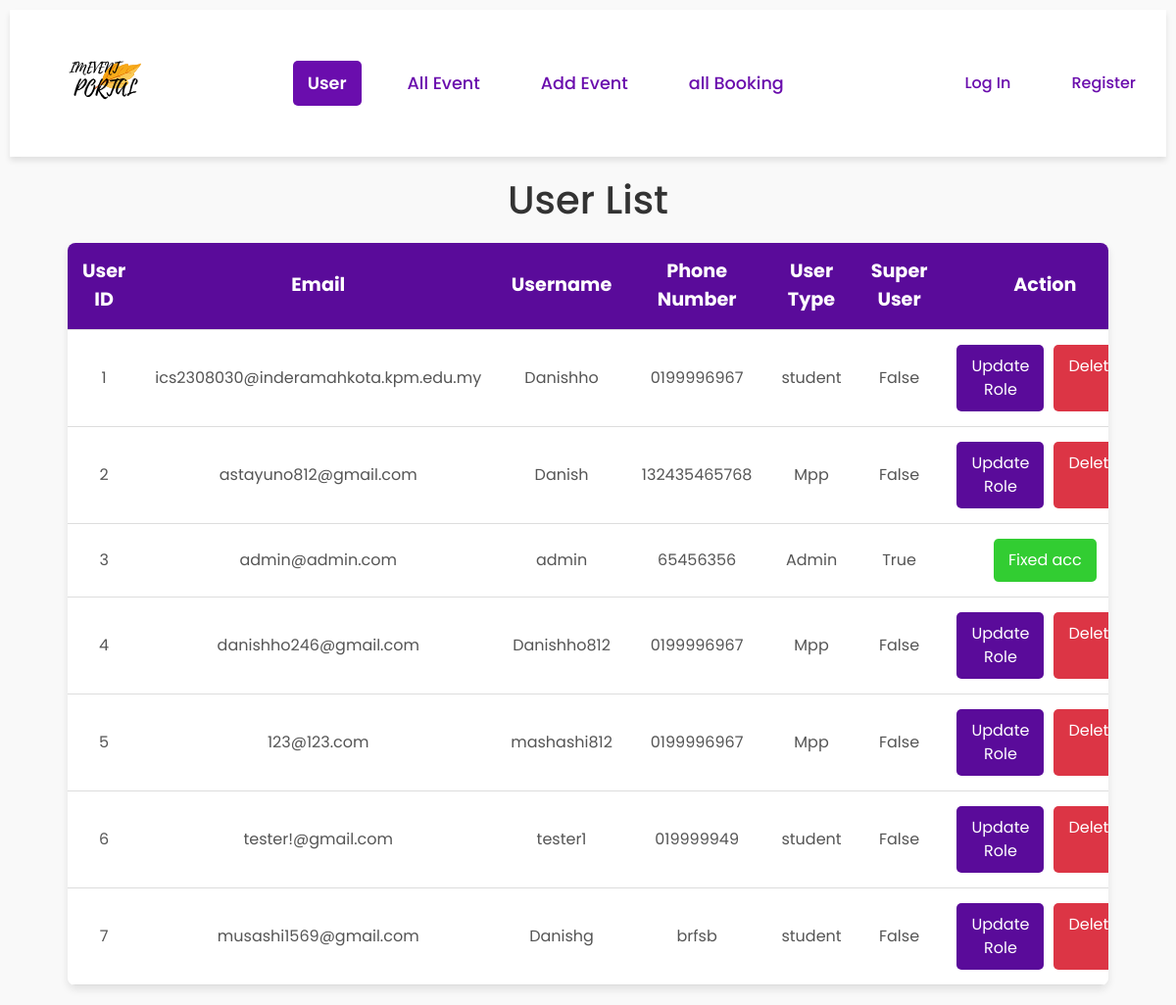
The app's page /adminpage/, older data.
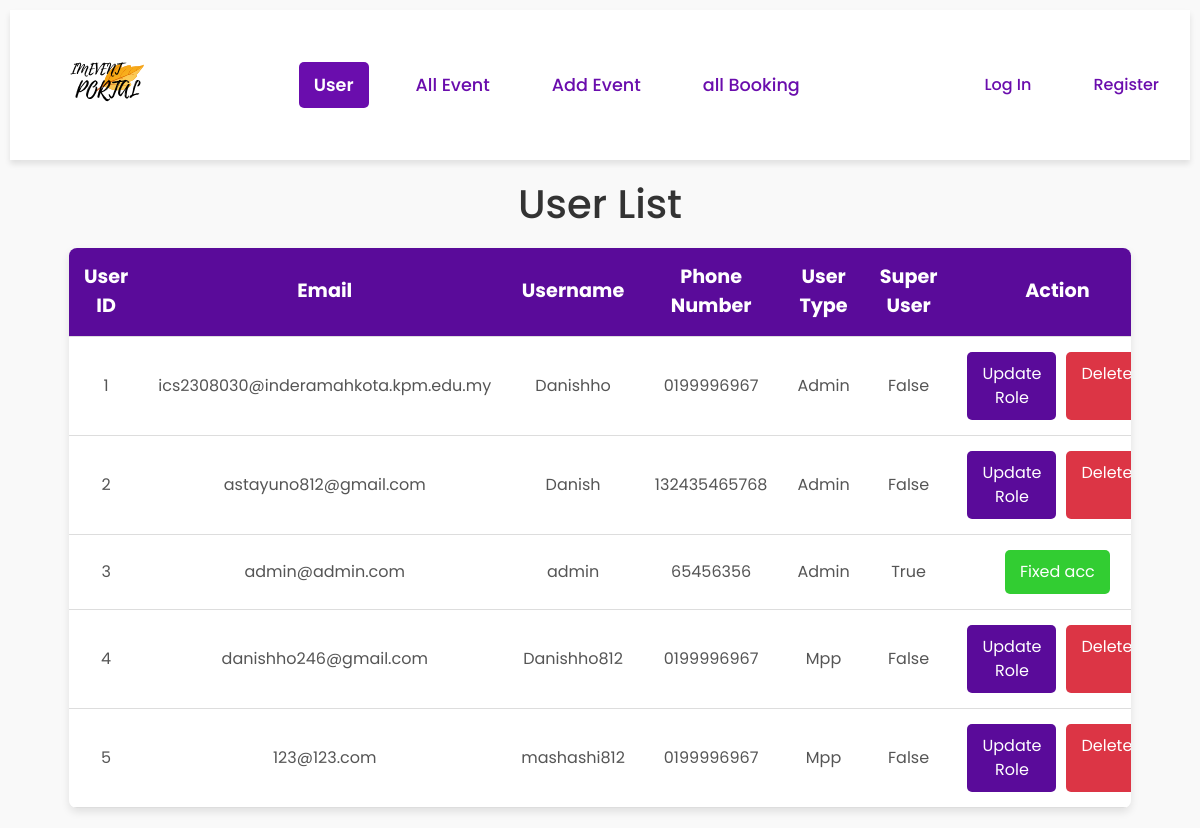
The same page, newer data.
### Event/models.py (models this page shows, shortened)
class CustomUser(AbstractUser):
    email = models.EmailField(unique=True)
    user_type = models.CharField(max_length=10, choices=USER_TYPE_CHOICES, default='student')
    phone_number = models.CharField(max_length=15, null=True, blank=True)

### Event/views.py (the view)
# urls.py: path('adminpage/', views.adminpage, name='adminpage'),
def adminpage(request):
    user = CustomUser.objects.all()
    return render(request, 'adminpage.html', {'users': user})

### Event/templates/adminpage.html (shortened to what this page needs)
{% extends 'adminbase.html' %}
{% load static %}
{% block extra_head %}
    <link rel="stylesheet" href="https://cdn.jsdelivr.net/npm/bootstrap@4.0.0/dist/css/bootstrap.min.css">
    <link rel="stylesheet" href="{% static 'css/adminpage.css' %}">
{% endblock %}
{% block content %}
    <center><h1>User List</h1></center>
    <div class="event-table-container">
        <table class="event-table">
            <thead>
                <tr>
                    <th>User ID</th>
                    <th>Email</th>
                    <th>Username</th>
                    <th>Phone Number</th>
                    <th>User Type</th>
                    <th>Super User</th>
                    <th>Action</th>
                </tr>
            </thead>
            <tbody>
                {% for user in users %}
                    <tr>
                        <td>{{ user.id }}</td>
                        <td>{{ user.email }}</td>
                        <td>{{ user.username }}</td>
                        <td>{{ user.phone_number }}</td>
                        <td>{{ user.user_type }}</td>
                        <td>{{ user.is_superuser }}</td>
                        <td>
                            <div class="action-container">
                                {% if user.email == 'admin@admin.com' %}
                                    <button class="action-btn fixed">Fixed acc</button>
                                {% else %}
                                    <a href="{% url 'update_user' user.id %}">
                                        <button class="action-btn update">Update Role</button>
                                    </a>
                                    <button class="action-btn delete btn btn-danger" data-toggle="modal" data-target="#deleteModal" data-user-id="{{ user.id }}">
                                        Delete
                                    </button>
                                {% endif %}
                            </div>
                        </td>
                    </tr>
                {% endfor %}
            </tbody>
        </table>
    </div>
{% endblock %}

Row changes from the older to the newer data that the page shows:
removed CustomUser: id "6", email "tester!@gmail.com", username "tester1", phone_number "019999949", user_type "student", is_superuser "False"
removed CustomUser: id "7", email "musashi1569@gmail.com", username "Danishg", phone_number "brfsb", user_type "student", is_superuser "False"
changed CustomUser "ics2308030@inderamahkota.kpm.edu.my": user_type "student" → "Admin"
changed CustomUser "astayuno812@gmail.com": user_type "Mpp" → "Admin"
